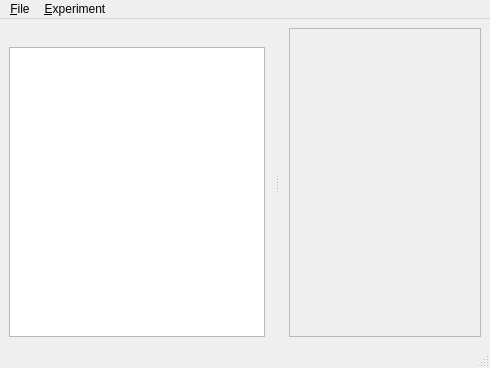
<?xml version="1.0" encoding="UTF-8"?>
<ui version="4.0">
 <class>MainWindow</class>
 <widget class="QMainWindow" name="MainWindow">
  <property name="geometry">
   <rect>
    <x>0</x>
    <y>0</y>
    <width>490</width>
    <height>368</height>
   </rect>
  </property>
  <property name="windowTitle">
   <string>Glimpse Laboratory</string>
  </property>
  <property name="documentMode">
   <bool>false</bool>
  </property>
  <property name="dockOptions">
   <set>QMainWindow::AnimatedDocks</set>
  </property>
  <widget class="QWidget" name="centralwidget">
   <layout class="QGridLayout" name="gridLayout">
    <item row="0" column="0">
     <widget class="QFrame" name="frame">
      <property name="frameShape">
       <enum>QFrame::StyledPanel</enum>
      </property>
      <property name="frameShadow">
       <enum>QFrame::Raised</enum>
      </property>
     </widget>
    </item>
   </layout>
  </widget>
  <widget class="QMenuBar" name="menubar">
   <property name="geometry">
    <rect>
     <x>0</x>
     <y>0</y>
     <width>490</width>
     <height>25</height>
    </rect>
   </property>
   <widget class="QMenu" name="menuFile">
    <property name="title">
     <string>&amp;File</string>
    </property>
    <addaction name="export_action"/>
    <addaction name="save_action"/>
    <addaction name="separator"/>
    <addaction name="exit_action"/>
   </widget>
   <widget class="QMenu" name="menuExperiment">
    <property name="title">
     <string>&amp;Experiment</string>
    </property>
    <addaction name="add_action"/>
    <addaction name="run_action"/>
    <addaction name="del_action"/>
   </widget>
   <addaction name="menuFile"/>
   <addaction name="menuExperiment"/>
  </widget>
  <widget class="QStatusBar" name="statusbar"/>
  <widget class="QDockWidget" name="dockWidget_2">
   <property name="features">
    <set>QDockWidget::NoDockWidgetFeatures</set>
   </property>
   <property name="allowedAreas">
    <set>Qt::LeftDockWidgetArea|Qt::RightDockWidgetArea</set>
   </property>
   <attribute name="dockWidgetArea">
    <number>1</number>
   </attribute>
   <widget class="QWidget" name="dockWidgetContents_2">
    <layout class="QHBoxLayout" name="horizontalLayout">
     <item>
      <widget class="QListWidget" name="exp_list"/>
     </item>
    </layout>
   </widget>
  </widget>
  <action name="add_action">
   <property name="text">
    <string>&amp;New</string>
   </property>
   <property name="toolTip">
    <string>Create a new experiment</string>
   </property>
  </action>
  <action name="save_action">
   <property name="text">
    <string>&amp;Save</string>
   </property>
   <property name="toolTip">
    <string>Save the current experiment</string>
   </property>
  </action>
  <action name="export_action">
   <property name="text">
    <string>&amp;Export</string>
   </property>
   <property name="toolTip">
    <string>Export features to a CSV file</string>
   </property>
  </action>
  <action name="run_action">
   <property name="text">
    <string>&amp;Run</string>
   </property>
   <property name="toolTip">
    <string>Run the current experiment</string>
   </property>
  </action>
  <action name="del_action">
   <property name="text">
    <string>&amp;Delete</string>
   </property>
   <property name="toolTip">
    <string>Delete the current experiment</string>
   </property>
  </action>
  <action name="exit_action">
   <property name="text">
    <string>E&amp;xit</string>
   </property>
   <property name="toolTip">
    <string>Quit the program</string>
   </property>
   <property name="shortcut">
    <string>Ctrl+W</string>
   </property>
  </action>
  <action name="edit_action">
   <property name="text">
    <string>&amp;Edit</string>
   </property>
  </action>
 </widget>
 <resources/>
 <connections>
  <connection>
   <sender>exit_action</sender>
   <signal>activated()</signal>
   <receiver>MainWindow</receiver>
   <slot>close()</slot>
   <hints>
    <hint type="sourcelabel">
     <x>-1</x>
     <y>-1</y>
    </hint>
    <hint type="destinationlabel">
     <x>246</x>
     <y>200</y>
    </hint>
   </hints>
  </connection>
 </connections>
</ui>
